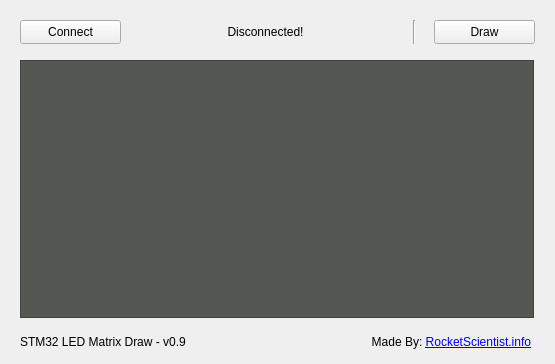
<?xml version="1.0" encoding="UTF-8"?>
<ui version="4.0">
 <class>MainWindow</class>
 <widget class="QMainWindow" name="MainWindow">
  <property name="geometry">
   <rect>
    <x>0</x>
    <y>0</y>
    <width>555</width>
    <height>364</height>
   </rect>
  </property>
  <property name="windowTitle">
   <string>STM32 LED Matrix Draw</string>
  </property>
  <widget class="QWidget" name="centralWidget">
   <widget class="QPushButton" name="ConnectButton">
    <property name="geometry">
     <rect>
      <x>20</x>
      <y>20</y>
      <width>101</width>
      <height>24</height>
     </rect>
    </property>
    <property name="text">
     <string>Connect</string>
    </property>
   </widget>
   <widget class="QLabel" name="StatusLabel">
    <property name="geometry">
     <rect>
      <x>140</x>
      <y>20</y>
      <width>251</width>
      <height>24</height>
     </rect>
    </property>
    <property name="frameShape">
     <enum>QFrame::NoFrame</enum>
    </property>
    <property name="frameShadow">
     <enum>QFrame::Sunken</enum>
    </property>
    <property name="text">
     <string>Disconnected!</string>
    </property>
    <property name="alignment">
     <set>Qt::AlignCenter</set>
    </property>
   </widget>
   <widget class="QTableWidget" name="LEDTable">
    <property name="geometry">
     <rect>
      <x>20</x>
      <y>60</y>
      <width>514</width>
      <height>258</height>
     </rect>
    </property>
    <property name="cursor" stdset="0">
     <cursorShape>CrossCursor</cursorShape>
    </property>
    <property name="styleSheet">
     <string notr="true">background-color: rgb(85, 87, 83);
gridline-color: rgb(136, 138, 133);</string>
    </property>
    <property name="editTriggers">
     <set>QAbstractItemView::NoEditTriggers</set>
    </property>
    <property name="gridStyle">
     <enum>Qt::DashLine</enum>
    </property>
    <attribute name="horizontalHeaderVisible">
     <bool>false</bool>
    </attribute>
    <attribute name="horizontalHeaderDefaultSectionSize">
     <number>16</number>
    </attribute>
    <attribute name="horizontalHeaderMinimumSectionSize">
     <number>16</number>
    </attribute>
    <attribute name="verticalHeaderVisible">
     <bool>false</bool>
    </attribute>
    <attribute name="verticalHeaderDefaultSectionSize">
     <number>16</number>
    </attribute>
    <attribute name="verticalHeaderMinimumSectionSize">
     <number>16</number>
    </attribute>
   </widget>
   <widget class="QPushButton" name="DrawEraseToggleButton">
    <property name="geometry">
     <rect>
      <x>434</x>
      <y>20</y>
      <width>101</width>
      <height>24</height>
     </rect>
    </property>
    <property name="text">
     <string>Draw</string>
    </property>
    <property name="checkable">
     <bool>true</bool>
    </property>
   </widget>
   <widget class="Line" name="line">
    <property name="geometry">
     <rect>
      <x>404</x>
      <y>20</y>
      <width>21</width>
      <height>24</height>
     </rect>
    </property>
    <property name="orientation">
     <enum>Qt::Vertical</enum>
    </property>
   </widget>
   <widget class="QLabel" name="CopyRightLabel">
    <property name="geometry">
     <rect>
      <x>320</x>
      <y>330</y>
      <width>211</width>
      <height>24</height>
     </rect>
    </property>
    <property name="frameShape">
     <enum>QFrame::NoFrame</enum>
    </property>
    <property name="frameShadow">
     <enum>QFrame::Sunken</enum>
    </property>
    <property name="text">
     <string>&lt;html&gt;&lt;head/&gt;&lt;body&gt;&lt;p&gt;Made By: &lt;a href=&quot;http://RocketScientist.info&quot;&gt;&lt;span style=&quot; text-decoration: underline; color:#0000ff;&quot;&gt;RocketScientist.info&lt;/span&gt;&lt;/a&gt;&lt;/p&gt;&lt;/body&gt;&lt;/html&gt;</string>
    </property>
    <property name="alignment">
     <set>Qt::AlignRight|Qt::AlignTrailing|Qt::AlignVCenter</set>
    </property>
   </widget>
   <widget class="QLabel" name="StatusLabel_2">
    <property name="geometry">
     <rect>
      <x>20</x>
      <y>330</y>
      <width>251</width>
      <height>24</height>
     </rect>
    </property>
    <property name="frameShape">
     <enum>QFrame::NoFrame</enum>
    </property>
    <property name="frameShadow">
     <enum>QFrame::Sunken</enum>
    </property>
    <property name="text">
     <string>STM32 LED Matrix Draw - v0.9</string>
    </property>
    <property name="alignment">
     <set>Qt::AlignLeading|Qt::AlignLeft|Qt::AlignVCenter</set>
    </property>
   </widget>
  </widget>
  <action name="actionConnectButtonAction">
   <property name="text">
    <string>ConnectButtonAction</string>
   </property>
  </action>
  <action name="actionTableCellAction">
   <property name="text">
    <string>TableCellAction</string>
   </property>
  </action>
  <action name="actionDrawEraseToggleAction">
   <property name="text">
    <string>DrawEraseToggleAction</string>
   </property>
  </action>
 </widget>
 <layoutdefault spacing="6" margin="11"/>
 <resources/>
 <connections>
  <connection>
   <sender>ConnectButton</sender>
   <signal>clicked()</signal>
   <receiver>actionConnectButtonAction</receiver>
   <slot>trigger()</slot>
   <hints>
    <hint type="sourcelabel">
     <x>465</x>
     <y>40</y>
    </hint>
    <hint type="destinationlabel">
     <x>-1</x>
     <y>-1</y>
    </hint>
   </hints>
  </connection>
  <connection>
   <sender>LEDTable</sender>
   <signal>itemSelectionChanged()</signal>
   <receiver>actionTableCellAction</receiver>
   <slot>trigger()</slot>
   <hints>
    <hint type="sourcelabel">
     <x>276</x>
     <y>198</y>
    </hint>
    <hint type="destinationlabel">
     <x>-1</x>
     <y>-1</y>
    </hint>
   </hints>
  </connection>
  <connection>
   <sender>DrawEraseToggleButton</sender>
   <signal>toggled(bool)</signal>
   <receiver>actionDrawEraseToggleAction</receiver>
   <slot>trigger()</slot>
   <hints>
    <hint type="sourcelabel">
     <x>480</x>
     <y>31</y>
    </hint>
    <hint type="destinationlabel">
     <x>-1</x>
     <y>-1</y>
    </hint>
   </hints>
  </connection>
  <connection>
   <sender>LEDTable</sender>
   <signal>clicked(QModelIndex)</signal>
   <receiver>actionTableCellAction</receiver>
   <slot>trigger()</slot>
   <hints>
    <hint type="sourcelabel">
     <x>276</x>
     <y>188</y>
    </hint>
    <hint type="destinationlabel">
     <x>-1</x>
     <y>-1</y>
    </hint>
   </hints>
  </connection>
 </connections>
</ui>
